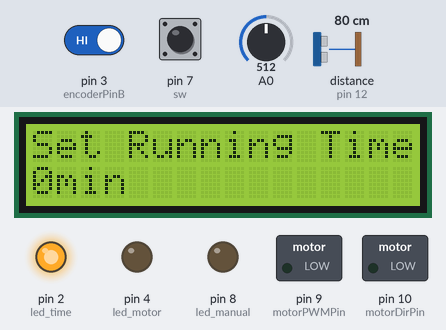
Simulated run of this sketch. Board: Arduino Uno, built with avr-gcc and run on an emulated ATmega328P. On the bench: 16×2 character LCD, switched loads named in the sketch (green lamp = pin HIGH), output pins drawn as LEDs (lit = HIGH). Wiring (inferred from the names in the program): ultrasonic range finder: trigger pin 13; echo pin 12. The inputs (shaded band) are chosen by the test bench; at power-on: distance to the obstacle (sensor on pin 12) 80 cm, pin 7 (sw) LOW, pin 3 (encoderPinB) HIGH, A0 = 512. The echo pulse lasts 58.3 µs per cm; pins used as bus, display or sensor lines are not drawn; what the sketch prints to the serial monitor is not drawn.

Above: at 1.2 s.
1.3 s: distance to the obstacle (sensor on pin 12) set to 2 cm
4.3 s: pin 7 (sw) pulled HIGH for 0.3 s
At 4.62 s:
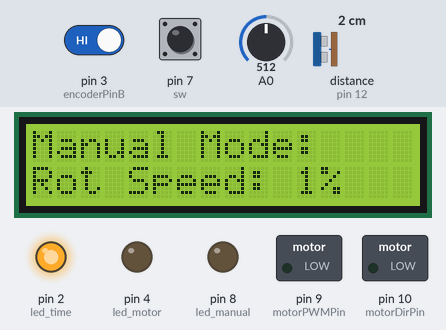
At 5.4 s:
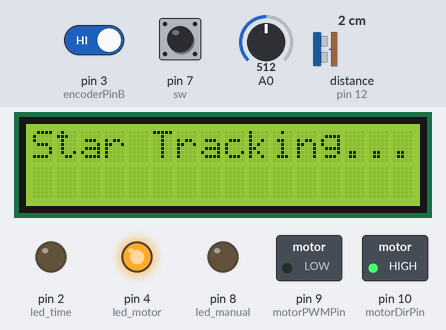
Timing chart, 0 to 7.3 s (numbered marks = the images above; inputs shaded):
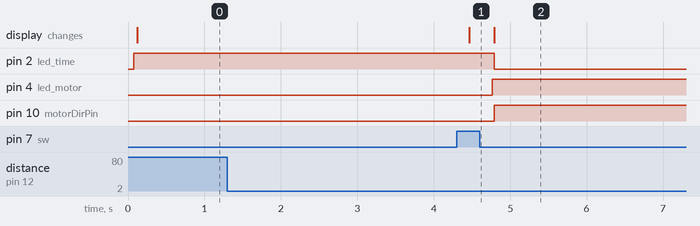

Measured:
- after the input at 1.3 s, every drawn part: stays the same
- after the input at 4.3 s, the display: changes after 0.17 s (image 1)

The sketch:

youngseok.ino
```cpp
#include <LiquidCrystal_I2C.h>

LiquidCrystal_I2C lcd(0x27, 16, 2);

// motor control pin
const int motorDirPin = 10; // L298 Input 1
const int motorPWMPin = 9; // L298 Input 2


#define trig 13
#define echo 12

#define led_motor 4
#define led_time 2
#define led_manual 8
#define sw 7


// encoder pin
const int encoderPinA = 2;
const int encoderPinB = 3;

int encoderPos = 0;
const float ratio = 360./600./26.;

unsigned long ret_time;
unsigned long time_interval;

int flag_sonic = 0;
int flag_motor = 0;
int flag_mode = 0;
int flag_joystick = 0;

int motor_pwm = 0;

int runningtime = 0;

int joystick = 0;

// P control
float Kp = 30;
float targetDeg = 720;

void doEncoderA(){  encoderPos += (digitalRead(encoderPinA)==digitalRead(encoderPinB))?1:-1;}
void doEncoderB(){  encoderPos += (digitalRead(encoderPinA)==digitalRead(encoderPinB))?-1:1;}

void doMotor(bool dir, int vel){
  digitalWrite(motorDirPin, dir);
  analogWrite(motorPWMPin, dir?(255 - vel):vel);
}

void setup() {
  lcd.init();

  lcd.backlight();

  lcd.setCursor(0,0);
  lcd.print("LCD Init");

  pinMode(encoderPinA, INPUT_PULLUP);
  attachInterrupt(0, doEncoderA, CHANGE);

  pinMode(encoderPinB, INPUT_PULLUP);
  attachInterrupt(1, doEncoderB, CHANGE);

  pinMode(motorDirPin, OUTPUT);

  pinMode(trig, OUTPUT);
  pinMode(echo, INPUT);

  pinMode(sw, INPUT);
  pinMode(led_motor, OUTPUT);
  pinMode(led_time, OUTPUT);
  pinMode(led_manual, OUTPUT);

  Serial.begin(115200);
}

void loop() {
  long duration, distance;
  digitalWrite(trig, LOW);
  delayMicroseconds(2);
  digitalWrite(trig, HIGH);
  delayMicroseconds(10);
  digitalWrite(trig, LOW);
  duration = pulseIn(echo, HIGH);
  distance = duration*17/1000;

  joystick = analogRead(A0);

  if(digitalRead(sw) == HIGH) {
    flag_mode = !flag_mode;
  }

  Serial.println(duration ); //초음파가 반사되어 돌아오는 시간을 보여줍니다.

  Serial.print("\nDIstance : ");

  Serial.print(distance); //측정된 물체로부터 거리값(cm값)을 보여줍니다.

  Serial.println(" Cm");

  Serial.print("x val: ");
  Serial.println(joystick);

  if (flag_mode == 0) {
    Serial.println("switch val: time mode");
    lcd.setCursor(0,0);
    lcd.print("Set Running Time:           ");

//    digitalWrite(led_time, HIGH);
//    digitalWrite(led_manual, LOW);
    if(joystick > 980 && flag_joystick == 0) {
      flag_joystick = 1;
      runningtime += 20;
      Serial.print("running time : ");
      Serial.println(runningtime);

    }
    if(joystick < 20 && flag_joystick == 0) {
      flag_joystick = 1;
      runningtime -= 20;
      Serial.print("running time : ");
      Serial.println(runningtime);
    }

    if(runningtime < 0) {
      runningtime = 0;
    }

    lcd.setCursor(0,1);
    lcd.print(String(runningtime) + "min         ");

    flag_joystick = 0;

  }else {
    Serial.println("switch val: manual mode");
    lcd.setCursor(0,0);
    lcd.print("Manual Mode:    ");
//    digitalWrite(led_time, LOW);
//    digitalWrite(led_manual, HIGH);
    motor_pwm = (joystick - 504)/2;
    Serial.print("motor pwm : ");
    Serial.println(motor_pwm);
    lcd.setCursor(0,1);
    lcd.print("Rot Speed: " + String(int((motor_pwm*100)/255)) + "%    ");
    if( motor_pwm < 10 && motor_pwm > -10) {
      motor_pwm = 0;
    }
    if( motor_pwm > 0 ){
      doMotor(HIGH, motor_pwm);
      delay(100);
    } else {
      doMotor(LOW, (-1)*motor_pwm);
      delay(100);
    }
  }

  if (flag_sonic==0 && distance<=5) {
    ret_time=millis();
    flag_sonic=1;
    }
  if (distance>8) {
    flag_sonic=0;
    }
  time_interval=millis()-ret_time;
  if (time_interval>=3000&&flag_sonic==1) {
    flag_motor = 1;
  }
  delay(200);


  if (flag_motor == 1) {
    digitalWrite(led_motor, HIGH);
    lcd.clear();
    lcd.setCursor(0,0);
    lcd.print("Star Tracking...      ");
    digitalWrite(led_time, LOW);
    digitalWrite(led_manual, LOW);
    long runningSec = runningtime * 60;
    long remTime = 0;
    long autoStartTime = millis();
    long remMin = 0;
    long remSec = 0;

    while (true) {
      float motorDeg = float(encoderPos)*ratio;

      float error = targetDeg - motorDeg;
      float control = Kp*error;

      doMotor( (control>=0)?HIGH:LOW, min(abs(control), 255));

      Serial.print("encoderPos : ");
      Serial.print(encoderPos);
      Serial.print("   motorDeg : ");
      Serial.print(float(encoderPos)*ratio);
      Serial.print("   error : ");
      Serial.print(error);
      Serial.print("    control : ");
      Serial.print(control);
      Serial.print("    motorVel : ");
      Serial.println(min(abs(control), 255));

//      remTime = runningSec - (millis() - autoStartTime)/1000;
//      remMin = remTime/60;
//      remSec = remTime - remMin*60;
//      lcd.setCursor(0,1);
//      lcd.print(String(remMin) + "min " + String(remSec) + "sec      ");
      }
   }
}
```
